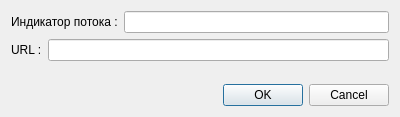
<?xml version="1.0" encoding="UTF-8"?>
<ui version="4.0">
 <class>enterRTSPstream</class>
 <widget class="QDialog" name="enterRTSPstream">
  <property name="geometry">
   <rect>
    <x>0</x>
    <y>0</y>
    <width>400</width>
    <height>117</height>
   </rect>
  </property>
  <property name="windowTitle">
   <string>Dialog</string>
  </property>
  <layout class="QVBoxLayout" name="verticalLayout_2">
   <item>
    <layout class="QVBoxLayout" name="verticalLayout">
     <item>
      <layout class="QHBoxLayout" name="horizontalLayout_2">
       <item>
        <widget class="QLabel" name="label">
         <property name="text">
          <string>Индикатор потока :</string>
         </property>
        </widget>
       </item>
       <item>
        <widget class="QLineEdit" name="lineEdit"/>
       </item>
      </layout>
     </item>
     <item>
      <layout class="QHBoxLayout" name="horizontalLayout">
       <item>
        <widget class="QLabel" name="label_3">
         <property name="text">
          <string>URL :</string>
         </property>
        </widget>
       </item>
       <item>
        <widget class="QLineEdit" name="lineEdit_2"/>
       </item>
      </layout>
     </item>
    </layout>
   </item>
   <item>
    <spacer name="verticalSpacer">
     <property name="orientation">
      <enum>Qt::Vertical</enum>
     </property>
     <property name="sizeHint" stdset="0">
      <size>
       <width>20</width>
       <height>40</height>
      </size>
     </property>
    </spacer>
   </item>
   <item>
    <widget class="QDialogButtonBox" name="buttonBox">
     <property name="orientation">
      <enum>Qt::Horizontal</enum>
     </property>
     <property name="standardButtons">
      <set>QDialogButtonBox::Cancel|QDialogButtonBox::Ok</set>
     </property>
    </widget>
   </item>
  </layout>
 </widget>
 <resources/>
 <connections>
  <connection>
   <sender>buttonBox</sender>
   <signal>rejected()</signal>
   <receiver>enterRTSPstream</receiver>
   <slot>reject()</slot>
   <hints>
    <hint type="sourcelabel">
     <x>295</x>
     <y>107</y>
    </hint>
    <hint type="destinationlabel">
     <x>286</x>
     <y>116</y>
    </hint>
   </hints>
  </connection>
 </connections>
</ui>
